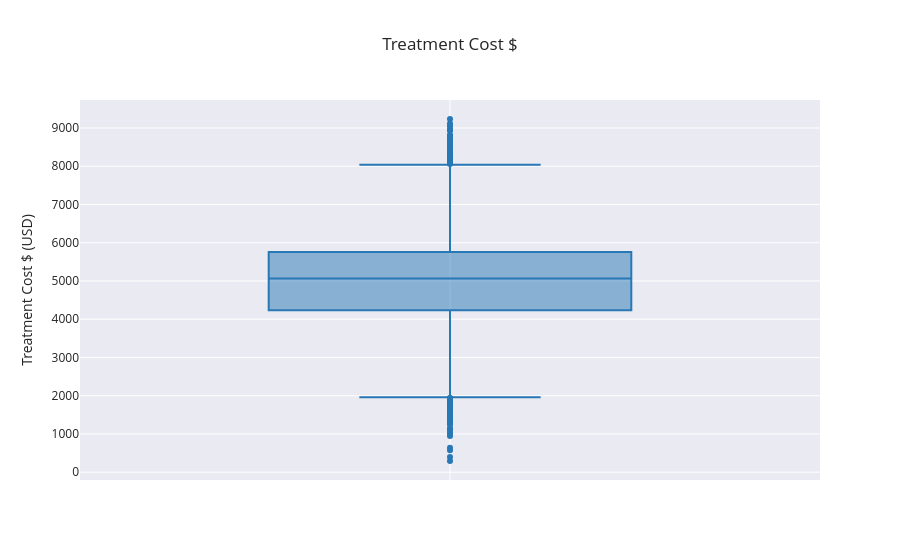

The code cell stored with this chart in its notebook:
### Code cell
fig = px.box(
    df, y = 'Resource_Allocated_USD', title = 'Treatment Cost $',
    points = 'outliers', color_discrete_sequence = ['#2878B5']
)

fig.update_layout(
    template = 'seaborn',
    title_x = 0.5,
    yaxis_title = 'Treatment Cost $ (USD)'
)

fig.show()

### Figure 1 — Plotly figure (JSON) as saved in the notebook; plotly's stock layout.template omitted (floating-point values rounded to 4 significant figures; data arrays with more than 128 entries replaced by an {"elided": "..."} marker saying what was removed)
{"data": [{"alignmentgroup": "True", "boxpoints": "outliers", "hovertemplate": "Resource_Allocated_USD=%{y}<extra></extra>", "legendgroup": "", "marker": {"color": "#2878B5"}, "name": "", "notched": false, "offsetgroup": "", "orientation": "v", "showlegend": false, "type": "box", "x0": " ", "xaxis": "x", "y": {"elided": "9920 float values"}, "y0": " ", "yaxis": "y"}], "layout": {"boxmode": "group", "legend": {"tracegroupgap": 0}, "title": {"text": "Treatment Cost $", "x": 0.5}, "xaxis": {"anchor": "y", "domain": [0, 1]}, "yaxis": {"anchor": "x", "domain": [0, 1], "title": {"text": "Treatment Cost $ (USD)"}}}}
